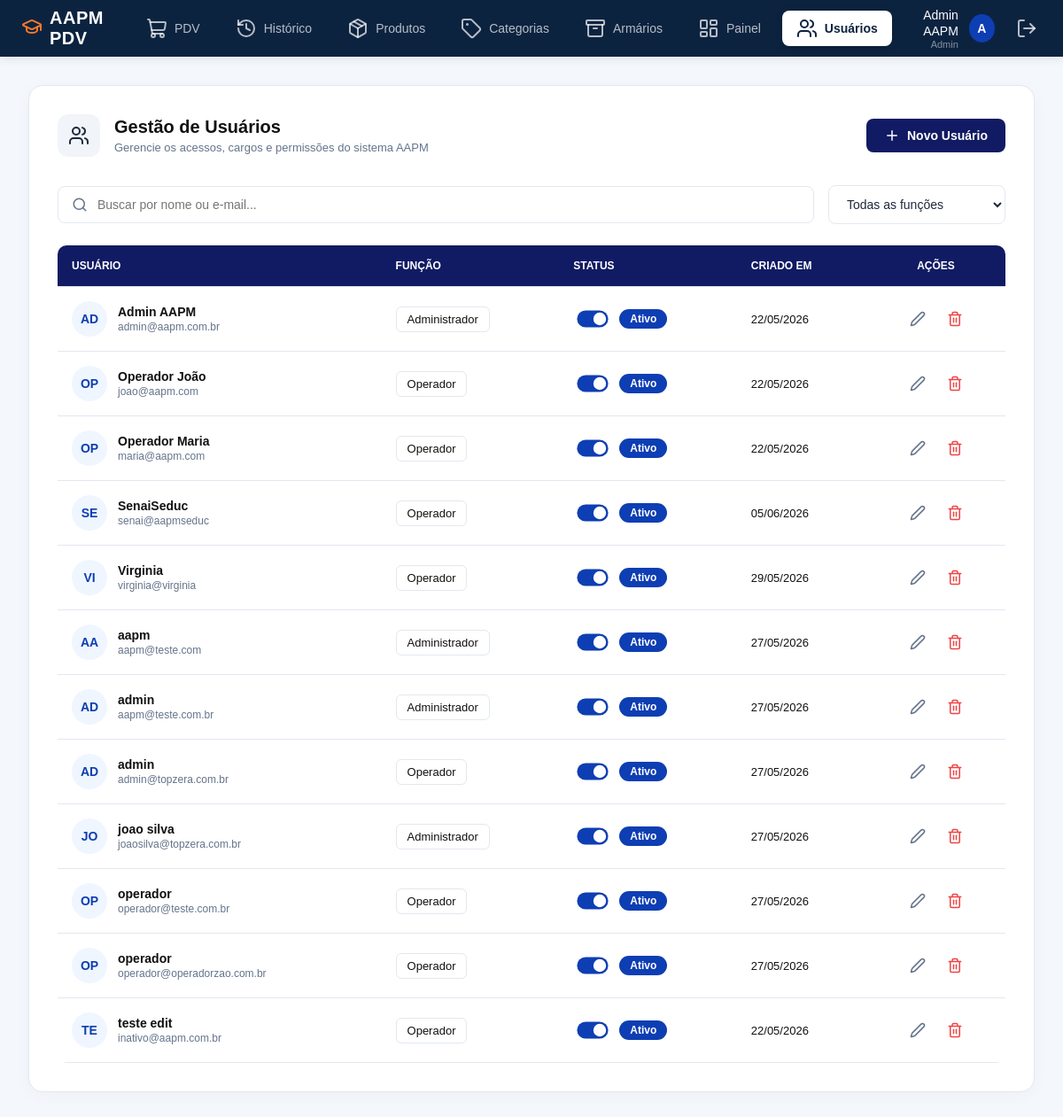
/usuarios/ (signed in), run on the app's committed database.
### app/models/usuarios.py (models this page shows)
class Usuario(Base):
    __tablename__ = "usuarios"
    id = Column(Integer, primary_key=True, autoincrement=True)
    nome = Column(String(100), nullable=False)
    email = Column(String(150), unique=True, nullable=False)
    senha_hash = Column(String(255), nullable=False)
    role = Column(String(20), nullable=False, default="operador")
    ativo = Column(Boolean, default=True)
    criado_em = Column(DateTime, server_default=func.now())

### app/controllers/usuario_controller.py (the view)
@router.get("/", response_class=HTMLResponse)
def listar_usuarios(
    request: Request,
    busca: str = "",
    role: str = "",
    db: Session = Depends(get_db),
    admin = Depends(get_admin)  # bloqueia quem não é admin
):
    query = db.query(Usuario)
    if busca:
        query = query.filter(
            or_(
                Usuario.nome.ilike(f"%{busca}%"),
                Usuario.email.ilike(f"%{busca}%")
            )
        )
    if role:
        query = query.filter(Usuario.role == role)
    usuarios = query.order_by(Usuario.nome).all()
    return templates.TemplateResponse(
        request,
        "usuarios/index.html",
        {
            "request": request,
            "usuario": admin,   # dados de quem está logado (para navbar)
            "usuarios": usuarios,  # lista para exibir na tabela
            "busca": busca,
            "role_filter": role
        }
    )

### app/templates/usuarios/index.html (shortened to what this page needs)
{% extends "base.html" %}
{% block styles %}
<link rel="stylesheet" href="/static/css/usuarios.css?v=2">
{% endblock %}
{% block content %}
<div class="page-wrapper">
    <div class="content-card">
        <div class="page-header">
            <div class="header-info">
                <div class="header-icon">
                    <i data-lucide="users"></i>
                </div>
                <div class="title-area">
                    <h2>Gestão de Usuários</h2>
                    <p>Gerencie os acessos, cargos e permissões do sistema AAPM</p>
                </div>
            </div>
            <a href="/usuarios/novo" class="btn-primary">
                <i data-lucide="plus" style="width: 18px; height: 18px;"></i>
                Novo Usuário
            </a>
        </div>
        <form method="get" action="/usuarios" class="filters-bar" id="filterForm">
            <div class="search-input-wrapper">
                <input type="text" name="busca" id="busca-input" placeholder="Buscar por nome ou e-mail..." value="{{ busca }}"
                    onkeydown="if(event.key === 'Enter') event.preventDefault();">
                <button type="submit" class="search-icon-btn" title="Pesquisar">
                    <i data-lucide="search"></i>
                </button>
            </div>
            <select name="role" class="filter-select" onchange="document.getElementById('filterForm').submit()">
                <option value="">Todas as funções</option>
            </select>
        </form>
        <table class="data-table">
            <thead>
                <tr>
                    <th>Usuário</th>
                    <th>Função</th>
                    <th>Status</th>
                    <th>Criado Em</th>
                    <th style="text-align: center;">Ações</th>
                </tr>
            </thead>
            <tbody>
                {% for u in usuarios %}
                <tr class="usuario-row">
                    <td>
                        <div class="user-cell">
                            <div class="user-avatar-small">
                                {{ u.nome[:2]|upper }}
                            </div>
                            <div class="user-details">
                                <a href="/usuarios/{{ u.id }}/editar" style="text-decoration:none; color:inherit;">
                                    <strong>{{ u.nome }}</strong>
                                </a>
                                <span>{{ u.email }}</span>
                            </div>
                        </div>
                    </td>
                    <td>
                        <span class="role-select">
                            {{ "Administrador" if u.role == 'admin' else "Operador" }}
                        </span>
                    </td>
                    <td>
                        <form action="/usuarios/{{ u.id }}/toggle-ativo" method="post" style="margin: 0;">
                            <div class="status-badge">
                                <label class="switch" style="transform: scale(0.8); margin: 0;">
                                    <span class="slider"></span>
                                </label>
                                {% if u.ativo %}
                                    <span class="status-text ativo">Ativo</span>
                                {% else %}
                                    <span class="status-text inativo">Inativo</span>
                                {% endif %}
                            </div>
                        </form>
                    </td>
                    <td>
                        <span class="date-text">
                            {{ u.criado_em.strftime('%d/%m/%Y') if u.criado_em else '—' }}
                        </span>
                    </td>
                    <td style="text-align: center;">
                        <div style="display: flex; justify-content: center; gap: 8px;">
                            <a href="/usuarios/{{ u.id }}/editar" class="action-btn" title="Editar">
                                <i data-lucide="edit-2" style="width: 18px; height: 18px; color: var(--text-muted);"></i>
                            </a>
                            <form id="form-excluir-{{ u.id }}" action="/usuarios/{{ u.id }}/excluir" method="post" style="margin: 0;">
                                <button
                                    type="button"
                                    class="action-btn"
                                    title="Excluir"
                                    style="background: none; border: none; cursor: pointer; display: flex; align-items: center; justify-content: center;"
                                    onclick="abrirModalExcluir('form-excluir-{{ u.id }}', '{{ u.nome }}')"
                                >
                                    <i data-lucide="trash-2" style="width: 18px; height: 18px; color: #ef4444;"></i>
                                </button>
                            </form>
                        </div>
                    </td>
                </tr>
                {% endfor %}
            </tbody>
        </table>
    </div>
</div>
{% endblock %}

### app/templates/base.html (shortened to what this page needs)
<!DOCTYPE html>
<html lang="pt-br">
<head>
    <link rel="stylesheet" href="/static/css/dashboard.css">
    <link rel="stylesheet" href="/static/css/style.css">
    {% block styles %}{% endblock %}
</head>
<body>
    <header class="main-header">
        <div class="header-left">
            <div class="logo">
                <span class="logo-icon">
                    <i data-lucide="graduation-cap"></i>
                </span>
                <span>AAPM PDV</span>
            </div>
            <nav class="main-nav">
                <a href="/" class="nav-item {% if request.url.path == '/' %}active{% endif %}">
                    <i data-lucide="shopping-cart"></i>
                    <span>PDV</span>
                </a>
                <a href="#" class="nav-item">
                    <i data-lucide="history"></i>
                    <span>Histórico</span>
                </a>
                {% if usuario and usuario.role == 'admin' %}
                <a href="/produtos" class="nav-item {% if '/produtos' in request.url.path %}active{% endif %}">
                    <i data-lucide="package"></i>
                    <span>Produtos</span>
                </a>
                <a href="/categorias" class="nav-item {% if '/categorias' in request.url.path %}active{% endif %}">
                    <i data-lucide="tag"></i>
                    <span>Categorias</span>
                </a>
                <a href="#" class="nav-item">
                    <i data-lucide="archive"></i>
                    <span>Armários</span>
                </a>
                <a href="/painel" class="nav-item {% if '/painel' in request.url.path %}active{% endif %}">
                    <i data-lucide="layout-dashboard"></i>
                    <span>Painel</span>
                </a>
                <a href="/usuarios" class="nav-item {% if '/usuarios' in request.url.path %}active{% endif %}">
                    <i data-lucide="users"></i>
                    <span>Usuários</span>
                </a>
                {% endif %}
            </nav>
        </div>
        <div class="header-right">
            <div class="user-profile">
                <div class="user-info">
                    <span class="user-name">{{ usuario.nome if usuario else 'Administrador' }}</span>
                    <span class="user-role">{{ usuario.role|capitalize if usuario else 'Admin' }}</span>
                </div>
                <div class="user-avatar">
                    {{ (usuario.nome[0]|upper) if usuario else 'A' }}
                </div>
            </div>
            <a href="/auth/logout" class="logout-btn" title="Sair">
                <i data-lucide="log-out"></i>
            </a>
        </div>
    </header>
    <main class="page-container">
        {% block content %}
        {% endblock %}
    </main>
</body>
</html>

### app/static/css/dashboard.css (style rules this page uses)
:root { --primary-color: #0c2340; --accent-color: #0e3eb3; --accent-hover: #0a2d83; --orange-color: #ff7a28; --orange-hover: #f25a00; --orange-disabled: #fbc6a4; --bg-main: #f8fafc; --bg-card: #ffffff; --border-color: #e2e8f0; --text-primary: #1e293b; --text-muted: #64748b; }
* { margin: 0; padding: 0; box-sizing: border-box; font-family: 'Inter', sans-serif; }
body { background-color: var(--bg-main); color: var(--text-primary); height: 100vh; display: flex; flex-direction: column; overflow: hidden; }
.main-header { background-color: var(--primary-color); color: #ffffff; height: 64px; display: flex; justify-content: space-between; align-items: center; padding: 0 24px; z-index: 10; box-shadow: 0 2px 10px rgba(0, 0, 0, 0.1); }
.header-left { display: flex; align-items: center; gap: 32px; }
.logo { font-size: 20px; font-weight: 700; letter-spacing: 0.5px; display: flex; align-items: center; gap: 8px; }
.logo-icon { color: var(--orange-color); }
.main-nav { display: flex; align-items: center; gap: 8px; height: 100%; }
.nav-item { display: flex; align-items: center; gap: 8px; color: rgba(255, 255, 255, 0.7); text-decoration: none; padding: 8px 16px; border-radius: 8px; font-size: 14px; font-weight: 500; transition: all 0.2s ease; }
.nav-item.active { background-color: #ffffff; color: var(--primary-color); font-weight: 600; box-shadow: 0 2px 8px rgba(0, 0, 0, 0.15); }
.header-right { display: flex; align-items: center; gap: 20px; }
.user-profile { display: flex; align-items: center; gap: 12px; }
.user-avatar { width: 32px; height: 32px; background-color: var(--accent-color); border-radius: 50%; display: flex; align-items: center; justify-content: center; font-weight: 600; font-size: 14px; color: white; }
.user-info { text-align: right; }
.user-name { font-size: 14px; font-weight: 500; }
.user-role { font-size: 11px; color: rgba(255, 255, 255, 0.5); display: block; }
.logout-btn { color: rgba(255, 255, 255, 0.7); text-decoration: none; display: flex; align-items: center; justify-content: center; width: 36px; height: 36px; border-radius: 8px; transition: all 0.2s ease; }
.page-container { flex: 1; overflow-y: auto; min-height: 0; }
.search-icon-btn { position: absolute; left: 16px; top: 50%; transform: translateY(-50%); background: none; border: none; color: var(--text-muted); cursor: pointer; display: flex; align-items: center; justify-content: center; padding: 0; transition: color 0.2s ease; }
.switch { position: relative; display: inline-block; width: 44px; height: 24px; }
.slider { position: absolute; cursor: pointer; inset: 0; background-color: #cbd5e1; transition: .3s; border-radius: 24px; }
.slider:before { position: absolute; content: ""; height: 18px; width: 18px; left: 3px; bottom: 3px; background-color: white; transition: .3s; border-radius: 50%; }
input:checked + .slider { background-color: var(--accent-color); }
input:checked + .slider:before { transform: translateX(20px); }

### app/static/css/style.css (style rules this page uses)
* { margin:0; padding:0; box-sizing:border-box; font-family:Arial, Helvetica, sans-serif; }
body { background:#f4f7fc; }
main { padding:0; }
table { width:100%; border-collapse:collapse; background:white; border-radius:10px; overflow:hidden; }
table th { background:#2563eb; color:white; padding:15px; text-align:left; }
table td { padding:15px; border-bottom:1px solid #ddd; }

### data on the page
Usuario: nome "Admin AAPM", nome "AD", email "admin@aapm.com.br", role "Administrador", ativo "Ativo", criado_em "22/05/2026"
Usuario: nome "OP", nome "Operador João", email "joao@aapm.com", role "Operador", ativo "Ativo", criado_em "22/05/2026"
Usuario: nome "OP", nome "Operador Maria", email "maria@aapm.com", role "Operador", ativo "Ativo", criado_em "22/05/2026"
Usuario: nome "SE", nome "SenaiSeduc", email "senai@aapmseduc", role "Operador", ativo "Ativo", criado_em "05/06/2026"
Usuario: nome "VI", nome "Virginia", email "virginia@virginia", role "Operador", ativo "Ativo", criado_em "29/05/2026"
Usuario: nome "AA", nome "aapm", email "aapm@teste.com", role "Administrador", ativo "Ativo", criado_em "27/05/2026"
Usuario: nome "AD", nome "admin", email "aapm@teste.com.br", role "Administrador", ativo "Ativo", criado_em "27/05/2026"
Usuario: nome "AD", nome "admin", email "admin@topzera.com.br", role "Operador", ativo "Ativo", criado_em "27/05/2026"
Usuario: nome "JO", nome "joao silva", email "joaosilva@topzera.com.br", role "Administrador", ativo "Ativo", criado_em "27/05/2026"
Usuario: nome "OP", nome "operador", email "operador@teste.com.br", role "Operador", ativo "Ativo", criado_em "27/05/2026"
Usuario: nome "OP", nome "operador", email "operador@operadorzao.com.br", role "Operador", ativo "Ativo", criado_em "27/05/2026"
Usuario: nome "TE", nome "teste edit", email "inativo@aapm.com.br", role "Operador", ativo "Ativo", criado_em "22/05/2026"

### other printed values
{{ usuario.role|capitalize if usuario else 'Admin' }} "Admin"
{{ (usuario.nome[0]|upper) if usuario else 'A' }} "A"
